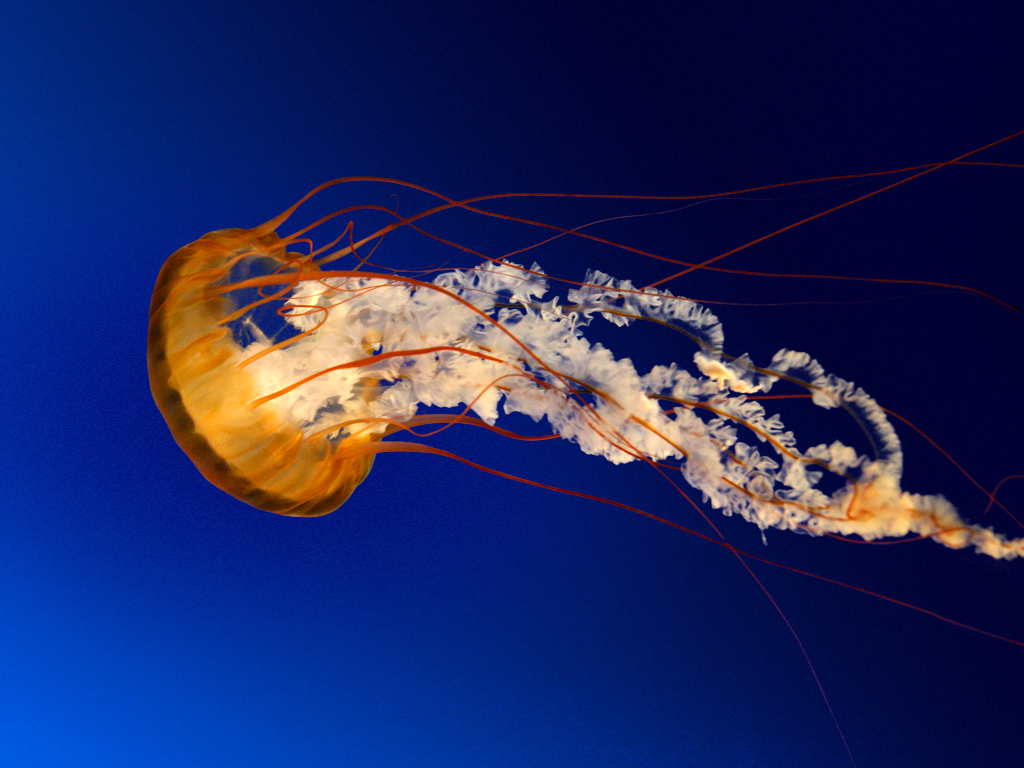
#> input picture 语音识别&图像处理/Img&Son_Unstanding human behaviour technology/Notebooks/notebook_image&segmentation/Meduse.jpg, 1024 x 768 px
$ jupyter execute ImageSegmentation.ipynb   (shell and % lines are left out)
#> lines starting #> are read from the running program, lines starting #| are printed output that depends on the picture; after the words box and inside, x2 and y2 are one past the last pixel; in counts of white or black regions, pixels touching at a corner belong together; long printed decimals are rounded
# Image Segmentation

In computer vision, <b>image segmentation</b> is the process of partitioning a digital image into multiple sets of pixels.

There exists many algorithms for image segmentation. Some are based on the RGB color only. Some others uses information on pixel proximity. More recently, deep learning methods have appeared for image segmentation.

# <span style="padding: 0.4em 0.5em; color: #494949; background: #f4f4f4; border-left: solid 5px #7db4e6; border-bottom: solid 3px #d7d7d7;">1.4 Image Segmentation by thresholding</span>

We first plot the original image via matplotlib. As we open the image using openCV, we need to switch the 2 first components. We also add a black and a white pixel to be sure of what we see :).

[cell 1]
# segmentation using color thresholding
import cv2
import numpy as np
from matplotlib import pyplot as plt
from copy import deepcopy

# Read and plot the image
img_color = cv2.imread('Meduse.jpg',cv2.IMREAD_COLOR)
#> img_color is the input picture: shape (768, 1024, 3); mean B, G, R 97.4, 39.8, 31
plt.subplot(121),plt.imshow(img_color)
plt.title('color image'), plt.xticks([]), plt.yticks([])

# Add a white and a black pixel (just in case... :)
img_color[0,0,:]=[0,0,0] # premier pixel noir
#> img_color: shape (768, 1024, 3); under 0.01% of pixels changed, all inside (x1, y1, x2, y2) = (0, 0, 1, 1)
img_color[0,1,:]=[255,255,255] # second pixel blanc
#> img_color: shape (768, 1024, 3); mean B, G, R 97.4, 39.8, 31

# Swap R and B components and plot the image
img = deepcopy(img_color)
img[:,:,0] = img_color[:,:,2]
img[:,:,2] = img_color[:,:,0]
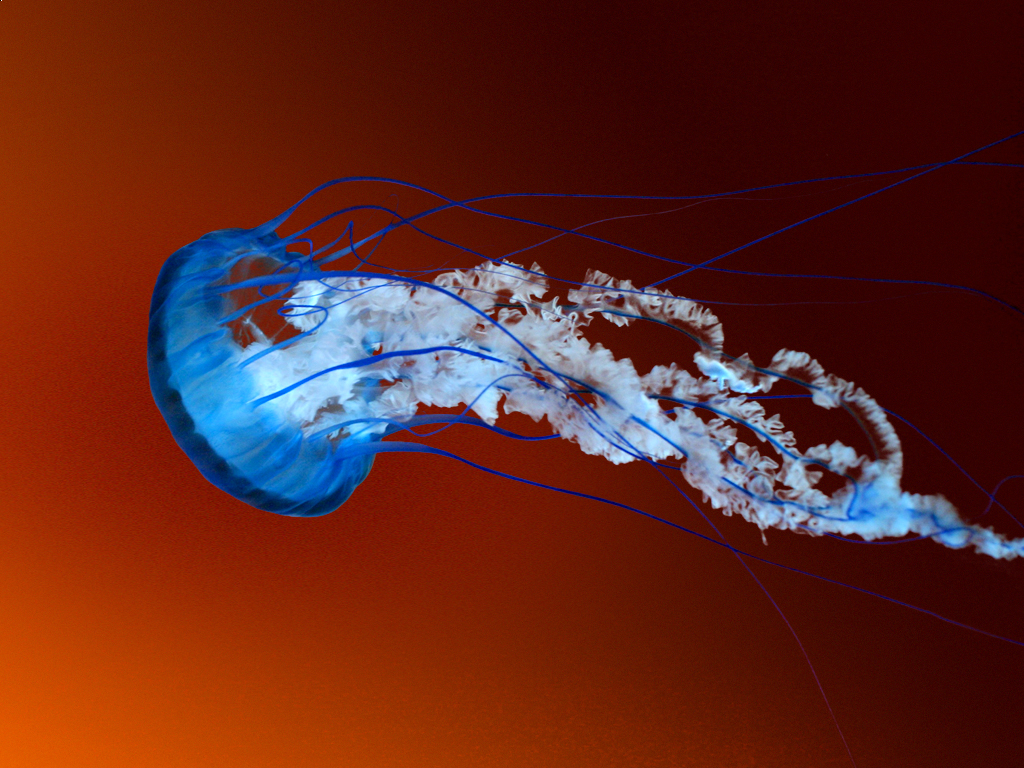
#> img: shape (768, 1024, 3); mean B, G, R 31, 39.8, 97.4
plt.subplot(122),plt.imshow(img)
plt.title('RGB'), plt.xticks([]), plt.yticks([]),plt.show()
#> figure, not shown here; B, G, R data is drawn as R, G, B

**We can find the RGB thresholds to distinguish the jellyfish from the ocean.** To do that, we can print some pixels values, and visualise the 3 histograms (one for each on the RGB component).

[cell 2]
# Plot the 3 histograms
plt.subplot(111),plt.hist(img[:,:,0].ravel(), bins=256);
plt.title('Histogram R'), plt.xticks([]), plt.yticks([]),plt.show()
plt.subplot(111),plt.hist(img[:,:,1].ravel(), bins=256);
plt.title('Histogram G'), plt.xticks([]), plt.yticks([]),plt.show()
plt.subplot(111),plt.hist(img[:,:,2].ravel(), bins=256);
plt.title('Histogram B'), plt.xticks([]), plt.yticks([]),plt.show()

# Plot some pixels
print('blue : ' )
print(img[55, 63])
#| [  1  37 123]
print('dark blue : ' )
print(img[82, 939])
#| [ 0  2 53]
print('orange : ' )
print(img[356, 318])
#| [254 221 168]
print('dark orange : ' )
print(img[276, 212])
#| [166  67   0]
print('red : ' )
print(img[449, 438])
#| [118  46  21]

From those informations, we can find some thresholds. Try to find on your own the thresholds.
You can use <a href="https://docs.opencv.org/3.4/d2/de8/group__core__array.html#ga48af0ab51e36436c5d04340e036ce981"><b>cv2.inRange</b></a> function to create a mask and visualize it.

[cell 3]
# TODO: it is your turn!!! Find one or sereval masks and visualize them
# Create a mask
lower_array = [0,0,0]
upper_array = [10,255,255]

lower = np.array(lower_array)
upper = np.array(upper_array)
mask = cv2.inRange(img, lower, upper)
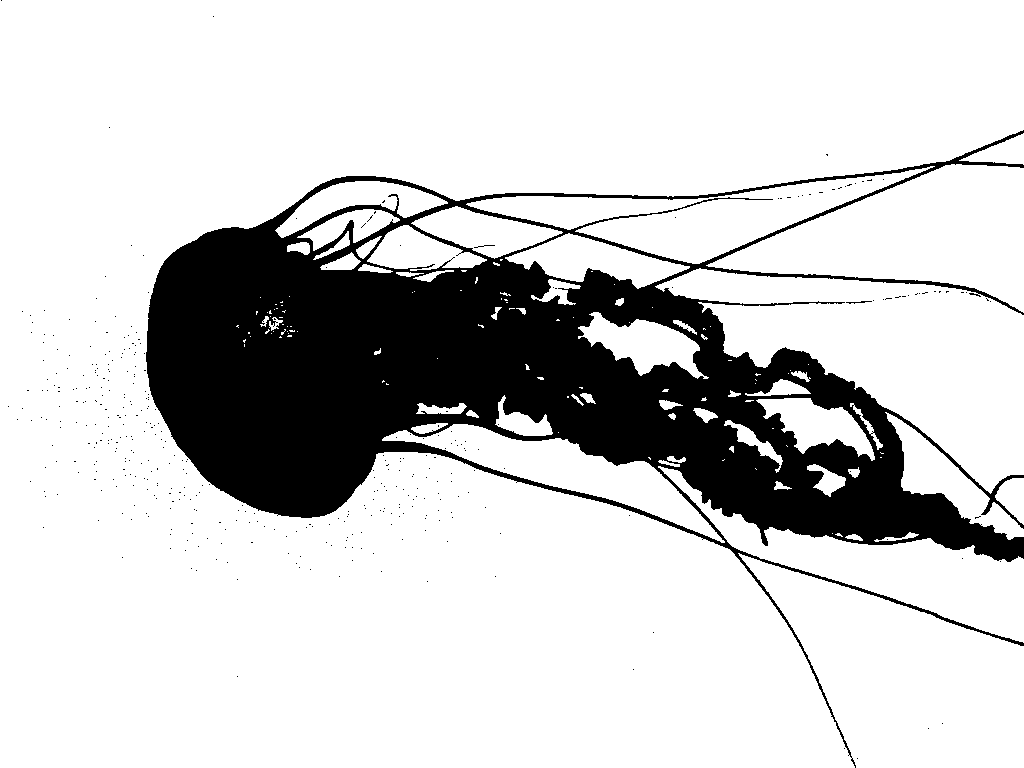
#> mask: shape (768, 1024); 81.1% white; 405 black regions (402 under 20 px), largest, box (x1, y1, x2, y2) and area: (146, 130, 1024, 768) 147989, (846, 301, 872, 304) 33, (474, 245, 495, 248) 21
plt.imshow(mask,cmap='gray')

# Add more masks if needed

Below is one solution.
As you can notice on the previous data, all the blue values of the ocean have a low R component, and all of the jellyfish values have a high R component. That is why we chose to focus on the R component (1st component) only. We can find the threshold by looking at the histogram of the R values. Values between 0 and 10 are considered as ocean (blue), whatever the values of G and B components.

[cell 4]
# Create a mask
lower_ocean = np.array([0,0,0])
upper_ocean = np.array([10,255,255])
mask = cv2.inRange(img, lower_ocean, upper_ocean)
plt.imshow(mask,cmap='gray')

We can apply this mask on the original image to get the jellyfish "out of the ocean".

[cell 5]
# Bitwise-AND mask and original image
# Bitwise位运算
res = cv2.bitwise_and(img,img, mask= cv2.bitwise_not(mask))
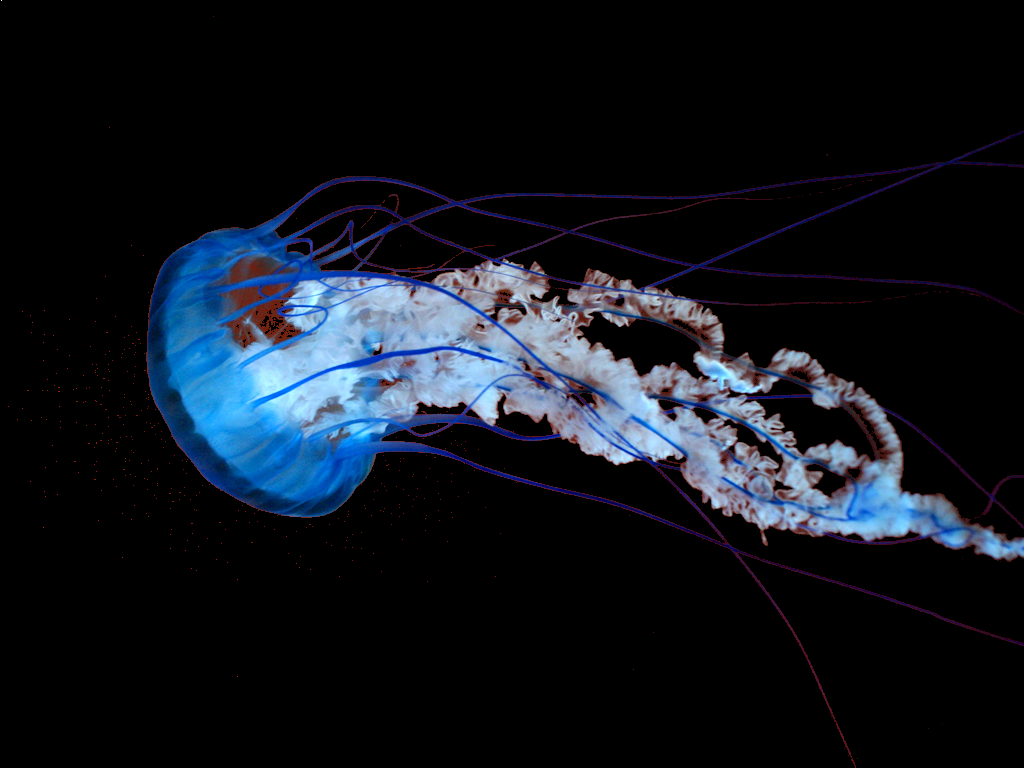
#> res: shape (768, 1024, 3); mean B, G, R 29.7, 21.7, 16.7

# Affichage des images
plt.subplot(121),plt.imshow(res),plt.subplot(122),plt.imshow(img)
plt.title('Jelly fish in the dark'), plt.xticks([]), plt.yticks([]),plt.show()
#> figure, not shown here; B, G, R data is drawn as R, G, B

What is the main problem of this solution?

# <span style="padding: 0.4em 0.5em; color: #494949; background: #f4f4f4; border-left: solid 5px #7db4e6; border-bottom: solid 3px #d7d7d7;">3.2 image segmentation using k-means on the color</span>

Finding thresholds can be difficult. It can also be fastidious when the values of the thresholds can change from one image to another, which is often the case with real data.

**An automated solution (such as k-means) can solve this problem.**

Apply k-means algorithm on several images to illustrate the previous assertion.

We first read one image and convert it to fit the input of <a href="https://docs.opencv.org/master/d5/d38/group__core__cluster.html#ga9a34dc06c6ec9460e90860f15bcd2f88">k-means openCV function</a>.

[cell 6]
# Read one image and convert it to fit input of k-means openCV data format.

img_tmp = cv2.imread("Meduse.jpg", cv2.IMREAD_COLOR)
#img_tmp = cv2.imread("yellow-fish.jpg", cv2.IMREAD_COLOR)
#img_tmp = cv2.imread("parrotFish.jpg", cv2.IMREAD_COLOR)
img = deepcopy(img_tmp)
img[:,:,0] = img_tmp[:,:,2]
img[:,:,2] = img_tmp[:,:,0]
img_reshaped = img
Z = img_reshaped.reshape((-1,3))
# Y = img_reshaped.reshape((-2,3))
# print(Z,'\n',Y)
Z = np.float32(Z) # convert to np.float32

[cell 7]
# define criteria, number of clusters(K) and apply kmeans()
criteria = (cv2.TERM_CRITERIA_EPS + cv2.TERM_CRITERIA_MAX_ITER, 10, 1.0)
K = 2
# retval, bestLabels, centers	=	cv.kmeans(	data, K, bestLabels, criteria, attempts, flags[, centers])
ret,label,center=cv2.kmeans(Z,K,None,criteria,10,cv2.KMEANS_RANDOM_CENTERS)
#> ret = 2.63e+09; center = [[5.09, 23, 97.06], [189.9, 142.7, 99.81]]
print(center)
#| [[  5.093  23.004   97.060 ]
#|  [189.861  142.690   99.808 ]]

[cell 8]
# Now convert back into uint8, and make original image
center = [[255, 255, 255], [0, 0, 0] ] # are the new values for each of the clusters
center = np.uint8(center)
res = center[label.flatten()]
res2 = res.reshape((img.shape))
#> res2: shape (768, 1024, 3); 86% white; 57 black regions (50 under 20 px), largest, box (x1, y1, x2, y2) and area: (162, 193, 1024, 559) 108974, (323, 226, 391, 262) 320, (173, 435, 228, 492) 309

plt.figure()
plt.subplot(111),plt.imshow(img)
plt.title('Initial'), plt.xticks([]), plt.yticks([])  , plt.show()
plt.subplot(111),plt.imshow(res2)
plt.title('Segmented'), plt.xticks([]), plt.yticks([]),plt.show()

If you run sereval times the k-means algorithm, you can notice that you may have the fish in black for some runs or in white in other runs. This is du to the clustering algorithm (which is not a supervised algorithm). We get several clusters but no labels for them.

Now, change the code to run it on another image (for instance yellow-fish.jpg). What can you observe?

[cell 9]
# [9 lines of commented-out code are left out]

img_tmp = cv2.imread("yellow-fish.jpg", cv2.IMREAD_COLOR)
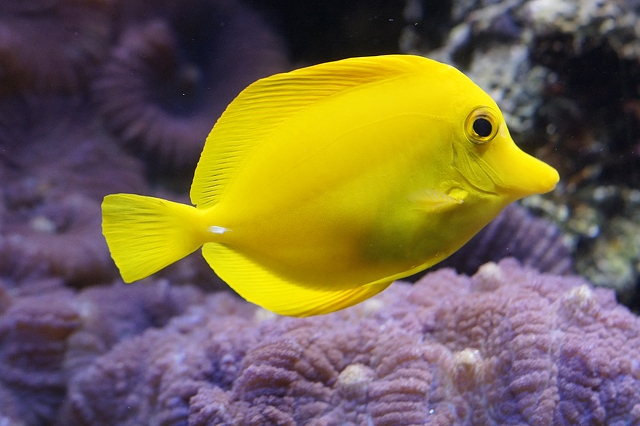
#> input picture 语音识别&图像处理/Img&Son_Unstanding human behaviour technology/Notebooks/notebook_image&segmentation/yellow-fish.jpg, 640 x 426 px
#> img_tmp is the input picture: shape (426, 640, 3); mean B, G, R 74.5, 103.7, 119.3
img = deepcopy(img_tmp)
img[:,:,0] = img_tmp[:,:,2]
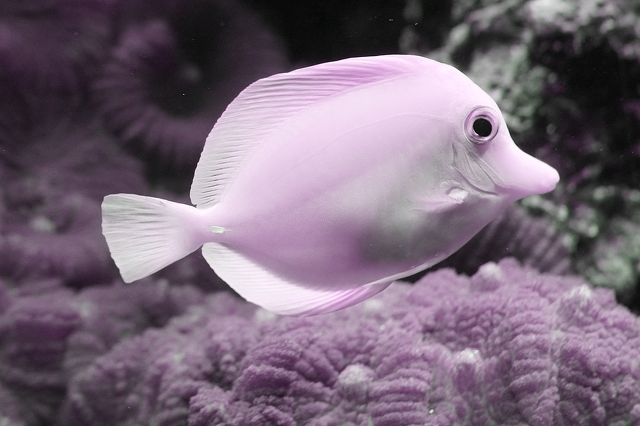
#> img: shape (426, 640, 3); mean B, G, R 119.3, 103.7, 119.3
img[:,:,2] = img_tmp[:,:,0]
img_hsv = img
img_gray = cv2.imread("yellow-fish.jpg",cv2.IMREAD_GRAYSCALE)
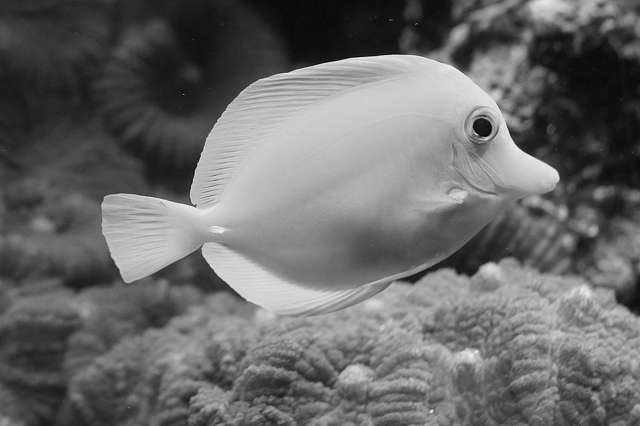
#> img_gray: shape (426, 640); min 1, max 242, mean 105
Z = img_hsv.reshape((-1,3))
print(len(Z))
#| 272640
print(np.size(Z))
#| 817920
print(len(img))
#| 426

# convert to np.float32
Z = np.float32(Z)

# define criteria, number of clusters(K) and apply kmeans()
criteria = (cv2.TERM_CRITERIA_EPS + cv2.TERM_CRITERIA_MAX_ITER, 10, 1.0)
K = 2
ret,label,center=cv2.kmeans(Z,K,None,criteria,10,cv2.KMEANS_RANDOM_CENTERS)
#> ret = 1.61e+09; center = [[89.71, 75.81, 95.35], [210.8, 190, 10.05]]

print(len(label))
#| 272640
print(len(center))
#| 2
print(center)
#| [[ 89.709   75.810   95.346 ]
#|  [210.796  189.959   10.054]]
center = [[255, 255, 255], [0, 0, 0]]

# Now convert back into uint8, and make original image
center = np.uint8(center)
res = center[label.flatten()]
res2 = res.reshape((img.shape))
#> res2: shape (426, 640, 3); 75.5% white; 17 black regions (10 under 20 px), largest, box (x1, y1, x2, y2) and area: (101, 55, 560, 318) 65866, (533, 0, 563, 16) 284, (455, 349, 478, 362) 173

plt.figure()
plt.subplot(221),plt.imshow(img_hsv)
plt.title('Initial'), plt.xticks([]), plt.yticks([])
plt.subplot(223),plt.imshow(img_gray,cmap=plt.cm.gray)
plt.subplot(224),plt.hist(img_gray.ravel(),256,[0,256]);
plt.subplot(222),plt.imshow(res2)
plt.title('Segmented'), plt.xticks([]), plt.yticks([])
plt.show()
#> figure, not shown here; panel 3: tallest bar 1937 high, from x = 55 to 56

You can also try with more than 2 clusters. See code below.

[cell 10]
# TODO try with more clusters

img_tmp = cv2.imread("yellow-fish.jpg", cv2.IMREAD_COLOR)
img = deepcopy(img_tmp)
img[:,:,0] = img_tmp[:,:,2]
img[:,:,2] = img_tmp[:,:,0]
img_hsv = img
img_gray = cv2.imread("yellow-fish.jpg",cv2.IMREAD_GRAYSCALE)
Z = img_hsv.reshape((-1,3))
print(len(Z))
#| 272640
print(np.size(Z))
#| 817920
print(len(img))
#| 426

# convert to np.float32
Z = np.float32(Z)

# define criteria, number of clusters(K) and apply kmeans()
criteria = (cv2.TERM_CRITERIA_EPS + cv2.TERM_CRITERIA_MAX_ITER, 10, 1.0)
K = 2
ret,label,center=cv2.kmeans(Z,K,None,criteria,10,cv2.KMEANS_RANDOM_CENTERS)
#> center = [[210.7, 189.9, 9.99], [89.71, 75.81, 95.38]]

print(len(label))
#| 272640
print(len(center))
#| 2
print(center)
#| [[210.748  189.908    9.992]
#|  [ 89.711   75.814   95.376 ]]
center = [[0, 0, 255], [255, 0, 0] , [0, 255, 0]]

# Now convert back into uint8, and make original image
center = np.uint8(center)
res = center[label.flatten()]
res2 = res.reshape((img.shape))
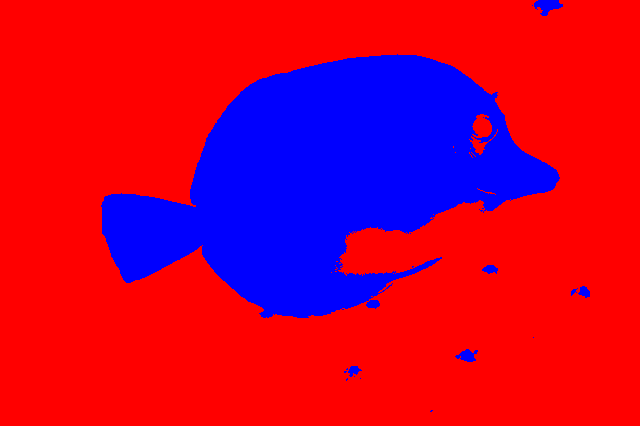
#> res2: shape (426, 640, 3); mean R, G, B 192.6, 0, 62.4

plt.figure()
plt.subplot(221),plt.imshow(img_hsv)
plt.title('Initial'), plt.xticks([]), plt.yticks([])
plt.subplot(223),plt.imshow(img_gray,cmap=plt.cm.gray)
plt.subplot(224),plt.hist(img_gray.ravel(),256,[0,256]);
plt.subplot(222),plt.imshow(res2)
plt.title('Segmented'), plt.xticks([]), plt.yticks([])
plt.show()
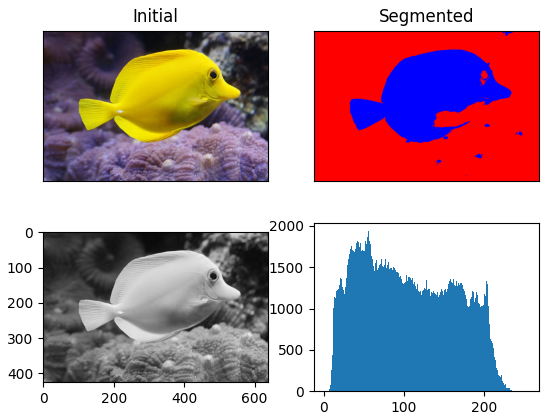
#> figure drawn by matplotlib, 4 panels; panel 3: tallest bar 1937 high, from x = 55 to 56

 If you have trouble with coding, see an example below.

[cell 11]
# Read one image and convert it to fit input of k-means openCV data format.

img_tmp = cv2.imread("yellow-fish.jpg", cv2.IMREAD_COLOR)
#img_tmp = cv2.imread("parrotFish.jpg", cv2.IMREAD_COLOR)
img = deepcopy(img_tmp)
img[:,:,0] = img_tmp[:,:,2]
img[:,:,2] = img_tmp[:,:,0]
img_reshaped = img
Z = img_reshaped.reshape((-1,3))
Z = np.float32(Z) # convert to np.float32

# define criteria, number of clusters(K) and apply kmeans()
criteria = (cv2.TERM_CRITERIA_EPS + cv2.TERM_CRITERIA_MAX_ITER, 10, 1.0)
K = 3
ret,label,center=cv2.kmeans(Z,K,None,criteria,10,cv2.KMEANS_RANDOM_CENTERS)
#> ret = 606850892.9; center = [[137.6, 118.4, 149.2], [56.27, 46.32, 57.98], [210.3, 189.2, 6.48]]
print(center)
#| [[137.623   118.389   149.231  ]
#|  [ 56.269   46.322   57.978 ]
#|  [210.284   189.166     6.476]]

# Now convert back into uint8, and make original image
center = [[0, 0, 255], [255, 0, 0] , [0, 255, 0]] # are the new values for each of the clusters
center = np.uint8(center)
res = center[label.flatten()]
res2 = res.reshape((img.shape))
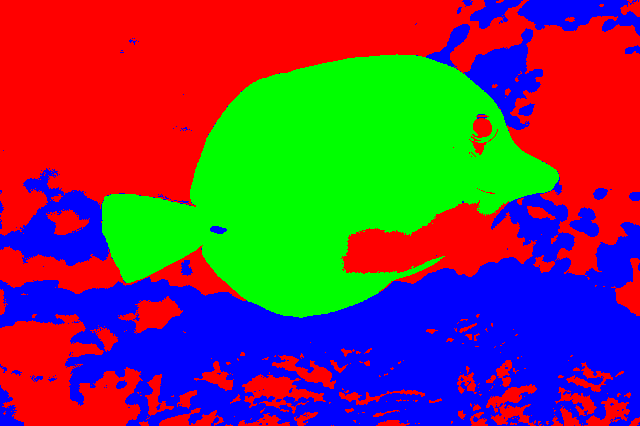
#> res2: shape (426, 640, 3); mean R, G, B 112.4, 61.6, 80.9

plt.figure()
plt.subplot(111),plt.imshow(img)
plt.title('Initial'), plt.xticks([]), plt.yticks([])  , plt.show()
plt.subplot(111),plt.imshow(cv2.cvtColor(img, cv2.COLOR_BGR2GRAY), cmap = 'gray')
plt.title('Grey-level'), plt.xticks([]), plt.yticks([])  , plt.show()
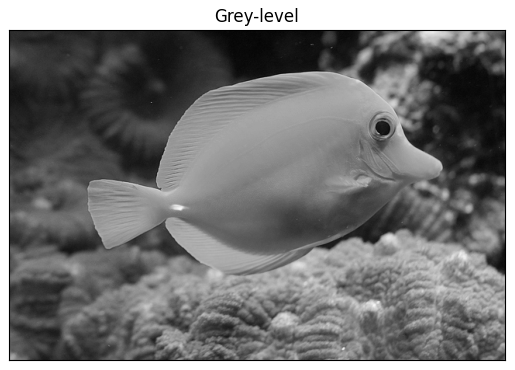
#> figure drawn by matplotlib, 1 panel
plt.subplot(111),plt.imshow(res2)
plt.title('Segmented'), plt.xticks([]), plt.yticks([]),plt.show()
